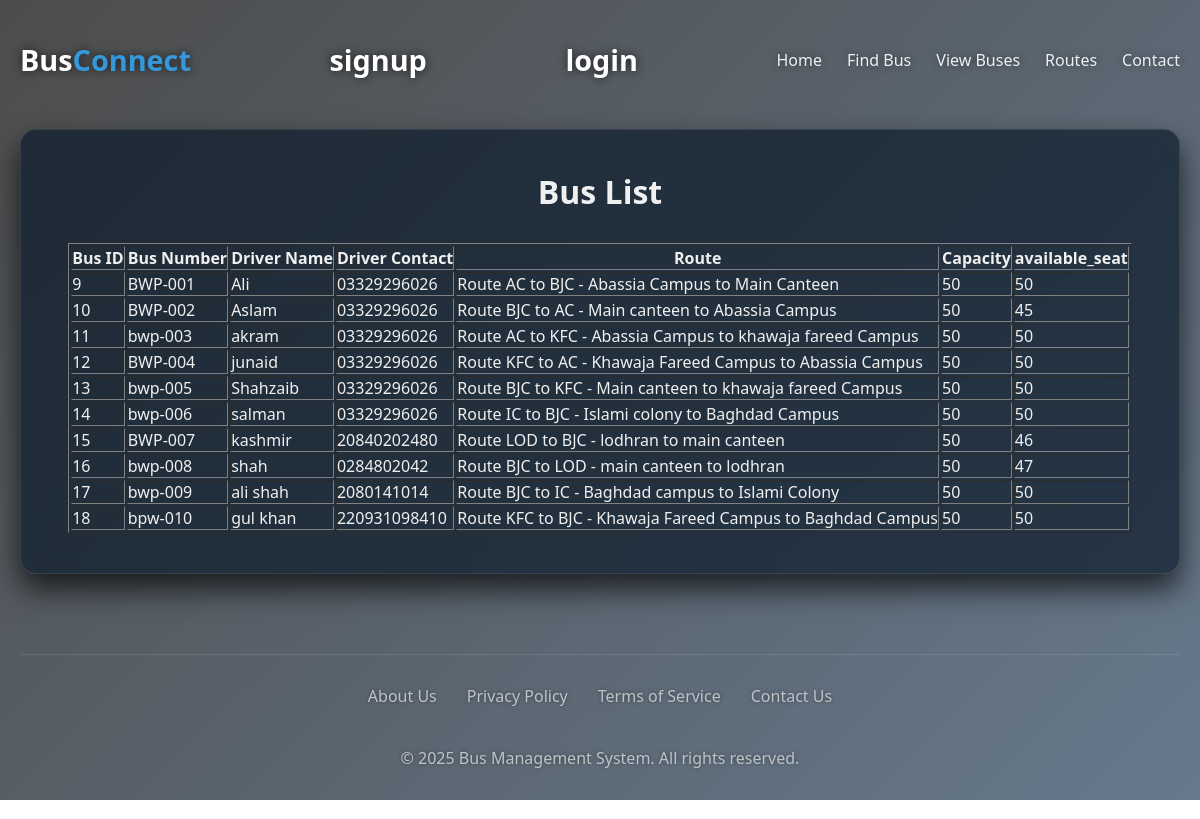
The page /view_bus/ on the database its author committed.
### busManagement/models.py (models this page shows, shortened)
class Bus(models.Model):
    bus_number = models.CharField(max_length=10, unique=True)
    driver = models.OneToOneField('Driver', on_delete=models.SET_NULL, null=True, blank=True)
    route = models.ForeignKey(Route, on_delete=models.CASCADE, related_name='buses')
    capacity = models.PositiveIntegerField()
    available_seats = models.PositiveIntegerField()
    registered_users = models.ManyToManyField(User, related_name='buses', blank=True)
    departure_time = models.TimeField(default='00:00:00')

class Driver(models.Model):
    name = models.CharField(max_length=100)
    license_number = models.CharField(max_length=20, unique=True)
    contact_number = models.CharField(max_length=15)

class Route(models.Model):
    route_number = models.CharField(max_length=10, unique=True)
    start_location = models.CharField(max_length=100)
    end_location = models.CharField(max_length=100)
    distance = models.FloatField()
    stops = models.TextField(default='')  # comma-separated
    time = models.TimeField(default='00:00:00')
    def __str__(self):
        return f"Route {self.route_number} - {self.start_location} to {self.end_location}"

### busManagement/views.py (the view)
# urls.py: path('view_bus/',views.view_buses,name='view_buses'),
def view_buses(request):
    buses = Bus.objects.all()
    context={'buses': buses}
    return render(request, 'view_buses.html', context)

### templates/view_buses.html (shortened to what this page needs)
{% extends "base.html" %}
    {%block content%}
    <main>
    <h1>Bus List</h1>
    <table border="1">
        <tr>
            <th>Bus ID</th>
            <th>Bus Number</th>
            <th>Driver Name</th>
            <th>Driver Contact</th>
            <th>Route</th>
            <th>Capacity</th>
            <th>available_seat</th>
        </tr>
        {% for bus in buses %}
        <tr>
            <td>{{ bus.id }}</td>
            <td>{{ bus.bus_number }}</td>
            <td>{{ bus.driver.name }}</td>
            <td>{{ bus.driver.contact_number }}</td>
            <td>{{ bus.route}}</td>
            <td>{{ bus.capacity }}</td>
            <td>{{ bus.available_seats }}</td>
        </tr>
        {% endfor %}
    </table>
    </main>
{%endblock content%}

### templates/base.html (shortened to what this page needs)
<!DOCTYPE html>
<html lang="en">
  <head>
  </head>
  <body>
    <div class="bg-video-container">
      {% load static %}
      <video
        id="bg-video-1"
        class="bg-video active"
        autoplay
        muted
        loop
        playsinline
      >
        <source src="{% static 'videos/bg-video.mp4' %}" type="video/mp4" />
      </video>
    </div>
    <div id="video-overlay"></div>
    <nav>
      <a href="{% url 'home' %}" class="logo">Bus<span>Connect</span></a>
      <a href="{% url 'signup' %}" class="logo">signup</a>
      <a href="{% url 'login' %}" class="logo">login</a>
      <ul class="nav-menu">
        <li><a href="{% url 'home' %}">Home</a></li>
        <li><a href="{% url 'available_buses' %}">Find Bus</a></li>
        <li><a href="{% url 'view_buses' %}">View Buses</a></li>
        <li><a href="{% url 'view_route' %}">Routes</a></li>
        <li><a href="#">Contact</a></li>
      </ul>
    </nav>
    {%block content%}{%endblock %}
    <footer>
      <div class="footer-links">
        <a href="#">About Us</a>
        <a href="#">Privacy Policy</a>
        <a href="#">Terms of Service</a>
        <a href="#">Contact Us</a>
      </div>
      <p>&copy; 2025 Bus Management System. All rights reserved.</p>
    </footer>
  </body>
</html>

### templates/base.html (style rules this page uses)
* { margin: 0; padding: 0; box-sizing: border-box; font-family: "Poppins", "Segoe UI", Tahoma, Geneva, Verdana, sans-serif; }
.bg-video-container { position: fixed; top: 0; left: 0; width: 100vw; height: 100vh; overflow: hidden; z-index: -2; }
.bg-video { position: absolute; width: 100%; height: 100%; object-fit: cover; opacity: 0; transition: opacity 1.5s ease-in-out; filter: brightness(0.7) saturate(1.2); }
.bg-video.active { opacity: 1; }
#video-overlay { position: fixed; top: 0; left: 0; width: 100vw; height: 100vh; background: linear-gradient( 135deg, rgba(0, 0, 0, 0.7) 0%, rgba(0, 32, 64, 0.6) 100% ); z-index: -1; }
body { min-height: 100vh; color: #f0f0f0; display: flex; flex-direction: column; align-items: center; padding: 20px; background: transparent; position: relative; z-index: 0; }
nav { width: 100%; max-width: 1200px; display: flex; justify-content: space-between; align-items: center; padding: 20px 0; margin-bottom: 30px; }
.logo { font-size: 1.8rem; font-weight: 700; color: #fff; text-decoration: none; text-shadow: 0 0 10px rgba(0, 0, 0, 0.7); }
.logo span { color: #3498db; }
.nav-menu { display: flex; list-style: none; gap: 25px; }
.nav-menu li a { color: #ecf0f1; text-decoration: none; font-weight: 500; transition: color 0.3s ease; text-shadow: 0 0 8px rgba(0, 0, 0, 0.5); }
main { width: 100%; max-width: 1200px; background: rgba(12, 28, 44, 0.7); backdrop-filter: blur(10px); border-radius: 16px; box-shadow: 0 15px 30px rgba(0, 0, 0, 0.7); padding: 40px; display: flex; gap: 30px; flex-wrap: wrap; justify-content: center; position: relative; z-index: 1; border: 1px solid rgba(255, 255, 255, 0.1); }
footer { width: 100%; max-width: 1200px; margin-top: 80px; padding: 30px 0; text-align: center; color: #bdc3c7; text-shadow: 0 0 4px rgba(0, 0, 0, 0.4); position: relative; z-index: 1; border-top: 1px solid rgba(255, 255, 255, 0.1); display: flex; flex-direction: column; gap: 20px; }
.footer-links { display: flex; justify-content: center; gap: 30px; margin-bottom: 20px; }
.footer-links a { color: #bdc3c7; text-decoration: none; transition: color 0.3s ease; }

### rows shown on the page
Bus: id "9", bus_number "BWP-001", driver.name "Ali", driver.contact_number "03329296026", route "Route AC to BJC - Abassia Campus to Main Canteen", capacity "50", available_seats "50"
Bus: id "10", bus_number "BWP-002", driver.name "Aslam", driver.contact_number "03329296026", route "Route BJC to AC - Main canteen to Abassia Campus", capacity "50", available_seats "45"
Bus: id "11", bus_number "bwp-003", driver.name "akram", driver.contact_number "03329296026", route "Route AC to KFC - Abassia Campus to khawaja fareed Campus", capacity "50", available_seats "50"
Bus: id "12", bus_number "BWP-004", driver.name "junaid", driver.contact_number "03329296026", route "Route KFC to AC - Khawaja Fareed Campus to Abassia Campus", capacity "50", available_seats "50"
Bus: id "13", bus_number "bwp-005", driver.name "Shahzaib", driver.contact_number "03329296026", route "Route BJC to KFC - Main canteen to khawaja fareed Campus", capacity "50", available_seats "50"
Bus: id "14", bus_number "bwp-006", driver.name "salman", driver.contact_number "03329296026", route "Route IC to BJC - Islami colony to Baghdad Campus", capacity "50", available_seats "50"
Bus: id "15", bus_number "BWP-007", driver.name "kashmir", driver.contact_number "20840202480", route "Route LOD to BJC - lodhran to main canteen", capacity "50", available_seats "46"
Bus: id "16", bus_number "bwp-008", driver.name "shah", driver.contact_number "0284802042", route "Route BJC to LOD - main canteen to lodhran", capacity "50", available_seats "47"
Bus: id "17", bus_number "bwp-009", driver.name "ali shah", driver.contact_number "2080141014", route "Route BJC to IC - Baghdad campus to Islami Colony", capacity "50", available_seats "50"
Bus: id "18", bus_number "bpw-010", driver.name "gul khan", driver.contact_number "220931098410", route "Route KFC to BJC - Khawaja Fareed Campus to Baghdad Campus", capacity "50", available_seats "50"
